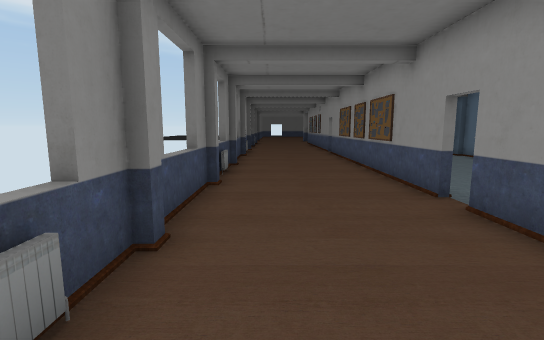
View 1 (above)

18 first-person views from a walk through a 3-D level made in the Unity game engine. The camera is 1.4 m above the floor, tilts 8° down and sees 85° across. The floor is counted in squares, 1 m on a side. Each view is taken from the middle of a square. On the plan, view 1 faces up. The plan holds only what a view shows up to about 14 squares ahead; the rest is blank. The place goes on beyond the plan. The player character is not drawn. Door leaves are left out, so doorways stand open. Some surface patterns are stand-ins.

View 2
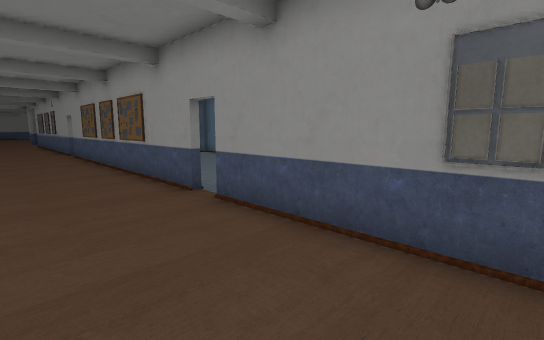

View 3
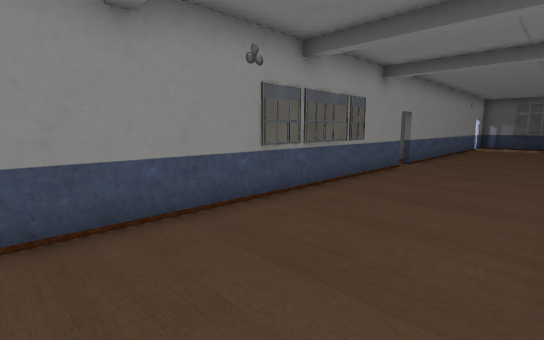

View 4
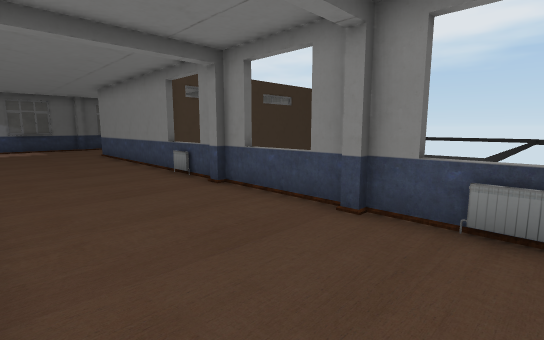

View 5
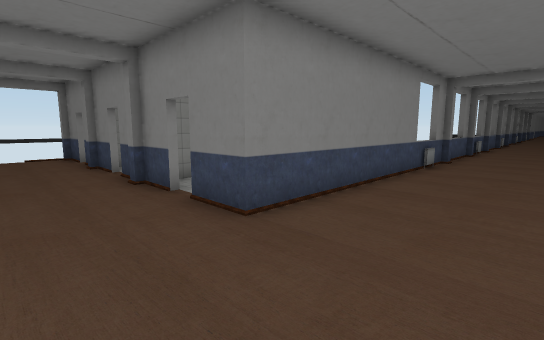

View 6
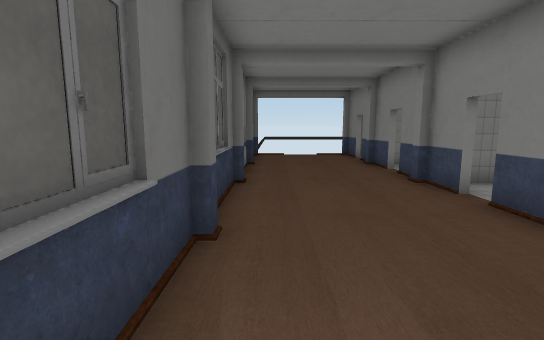

View 7
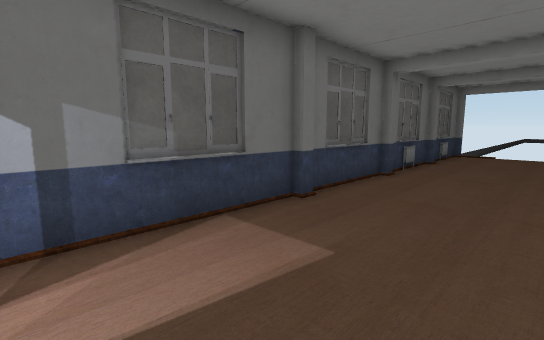

View 8
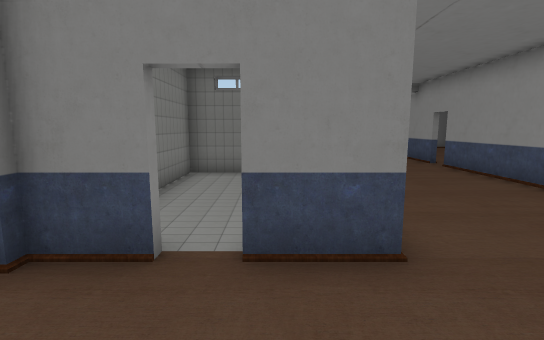

View 9
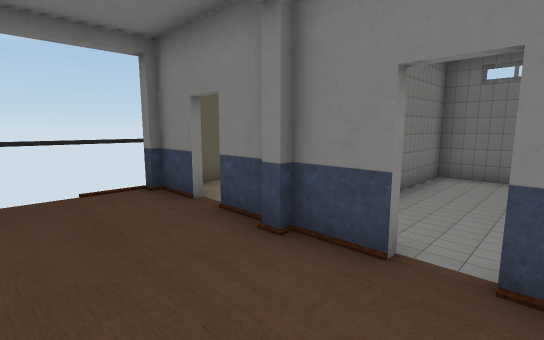

View 10
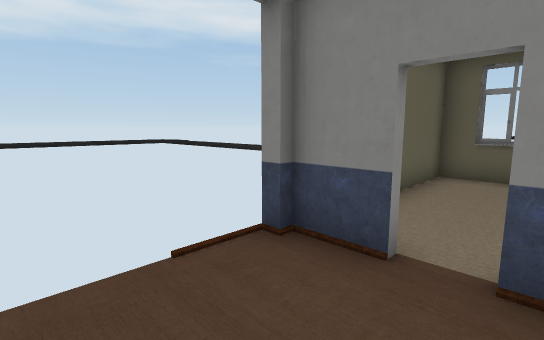

View 11
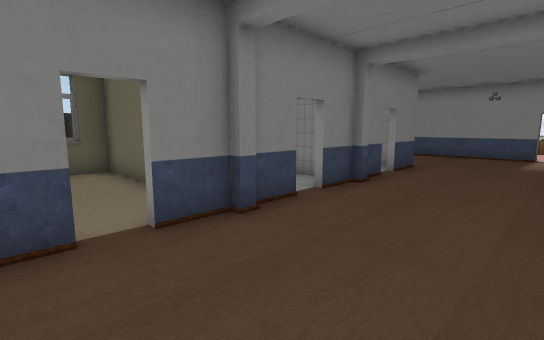

View 12
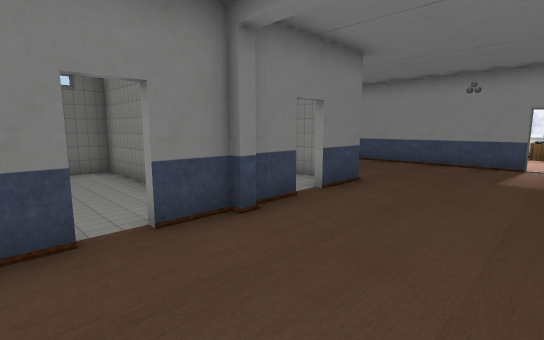

View 13
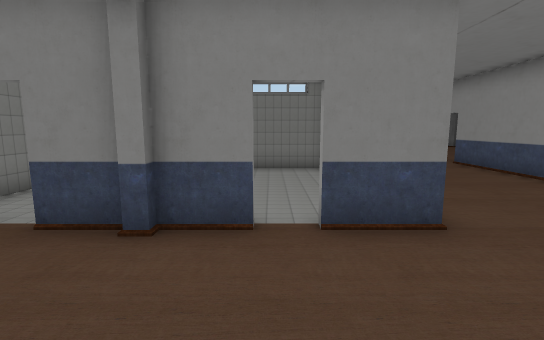

View 14
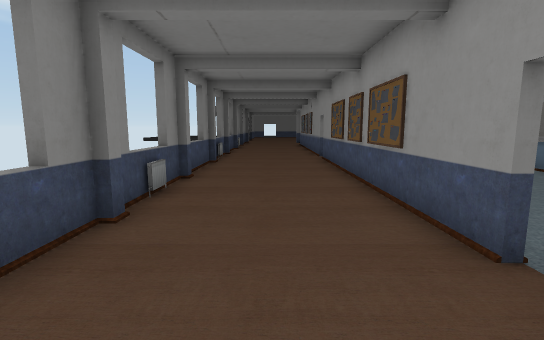

View 15
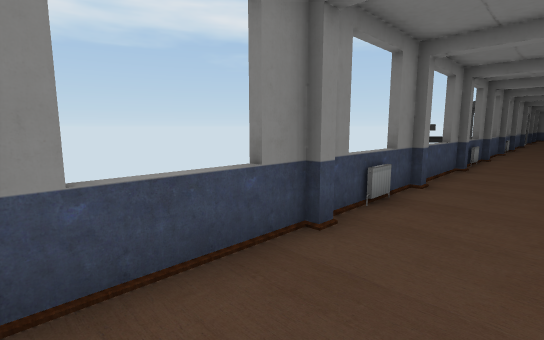

View 16
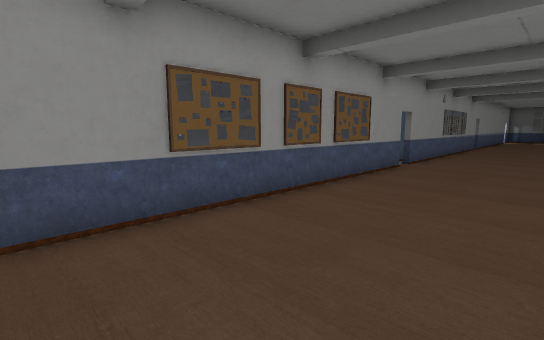

View 17
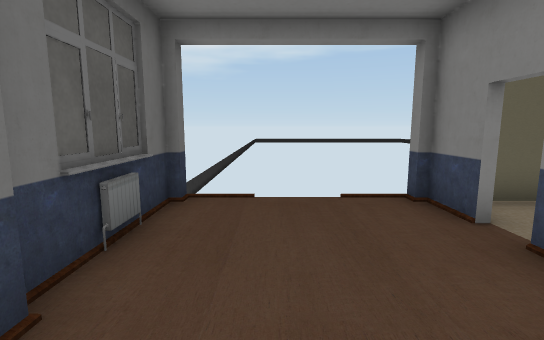

View 18
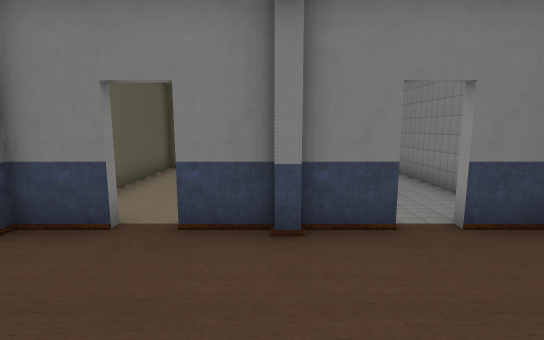

### Floor plan
Ten units are one square. View 1 is at (0, 0); x grows to the right and y downward. Boxes are objects, and circles mark ways between rooms. Rooms are numbered by the first view taken in them; rooms with no view inside come last. Other rooms are left out.
<svg viewBox="-141 -175 181 385">
<path fill="none" stroke="#000" d="M-14 42 -14 48M-16 74 -16 150 -34 150M-34 83 -22 83M34 61 34 -50M-14 2 -14 8M34 106 34 70M-16 -34 -16 56M-14 -38 -14 -32M-42 150 -56 150M-59 150 -74 150M-55 152 -60 152M34 -59 34 -170M-82 150 -96 150M-16 -74 -16 -40M-14 -78 -14 -72M-95 152 -100 152M34 176 34 155M-99 150 -114 150M-20 197 -15 197M-16 200 30 200M-122 150 -136 150M-56 200 -23 200M-16 -114 -16 -80M-14 -118 -14 -112M-96 200 -65 200M-136 200 -103 200M-16 -154 -16 -124M-14 -158 -14 -152M-56 131 -56 141M-23 86 -56 86 -56 114M-20 143 -20 130M-60 139 -60 86 -96 86 -96 144M-100 114 -100 86 -136 86 -136 140"/>
<rect x="-125" y="195" width="10" height="10" fill="#bbb"><title>radiator</title></rect>
<rect x="-85" y="195" width="10" height="10" fill="#bbb"><title>radiator</title></rect>
<rect x="-25" y="55" width="10" height="20" fill="#bbb"><title>radiator</title></rect>
<rect x="-25" y="-15" width="10" height="10" fill="#bbb"><title>radiator</title></rect>
<circle cx="-33" cy="153" r="3" fill="#2a7"/>
<circle cx="-73" cy="153" r="3" fill="#2a7"/>
<circle cx="-115" cy="150" r="3" fill="#2a7"/>
<text x="-10" y="50">1</text>
<text x="-40" y="110">2</text>
<text x="-80" y="110">3</text>
<text x="-120" y="110">4</text>
</svg>
Room 1 opens to room 2. Room 1 opens to room 3. Room 1 opens to room 4.

Where each view was taken, in squares from view 1:
view 1: 0 up, 0 right, facing up
view 2: 0 up, 0 right, facing up-right
view 3: 5 up, 1 left, facing down-right
view 4: 2 up, 3 right, facing down-left
view 5: 18 down, 2 right, facing up-left
view 6: 19 down, 2 right, facing left
view 7: 16 down, 3 right, facing down-left
view 8: 18 down, 3 left, facing up
view 9: 18 down, 7 left, facing up-left
view 10: 18 down, 11 left, facing up-left
view 11: 19 down, 13 left, facing up-right
view 12: 19 down, 9 left, facing up-right
view 13: 19 down, 4 left, facing up
view 14: 3 up, 1 right, facing up
view 15: 4 up, 1 right, facing up-left
view 16: 17 up, 1 left, facing down-right
view 17: 18 down, 8 left, facing left
view 18: 19 down, 10 left, facing up
